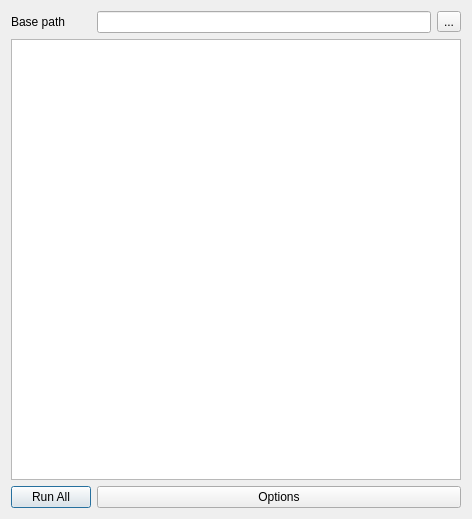
<?xml version="1.0" encoding="UTF-8"?>
<ui version="4.0">
 <class>BatchRunnerBase</class>
 <widget class="QDialog" name="BatchRunnerBase">
  <property name="geometry">
   <rect>
    <x>0</x>
    <y>0</y>
    <width>468</width>
    <height>519</height>
   </rect>
  </property>
  <property name="windowTitle">
   <string>InaSAFE Batch Runner</string>
  </property>
  <layout class="QGridLayout" name="gridLayout">
   <item row="0" column="0">
    <widget class="QLabel" name="label">
     <property name="sizePolicy">
      <sizepolicy hsizetype="Preferred" vsizetype="Minimum">
       <horstretch>0</horstretch>
       <verstretch>0</verstretch>
      </sizepolicy>
     </property>
     <property name="text">
      <string>Base path</string>
     </property>
    </widget>
   </item>
   <item row="0" column="1">
    <widget class="QLineEdit" name="leSourcePath">
     <property name="sizePolicy">
      <sizepolicy hsizetype="Expanding" vsizetype="Minimum">
       <horstretch>0</horstretch>
       <verstretch>0</verstretch>
      </sizepolicy>
     </property>
    </widget>
   </item>
   <item row="0" column="2">
    <widget class="QToolButton" name="tbBrowse">
     <property name="text">
      <string>...</string>
     </property>
    </widget>
   </item>
   <item row="1" column="0" colspan="3">
    <widget class="QListView" name="lvTask">
     <property name="minimumSize">
      <size>
       <width>450</width>
       <height>0</height>
      </size>
     </property>
    </widget>
   </item>
   <item row="2" column="0">
    <widget class="QPushButton" name="pbnRunAll">
     <property name="text">
      <string>Run All</string>
     </property>
    </widget>
   </item>
   <item row="2" column="1" colspan="2">
    <widget class="QPushButton" name="pbnOption">
     <property name="text">
      <string>Options</string>
     </property>
     <property name="checkable">
      <bool>false</bool>
     </property>
     <property name="checked">
      <bool>false</bool>
     </property>
    </widget>
   </item>
  </layout>
 </widget>
 <resources/>
 <connections/>
</ui>
